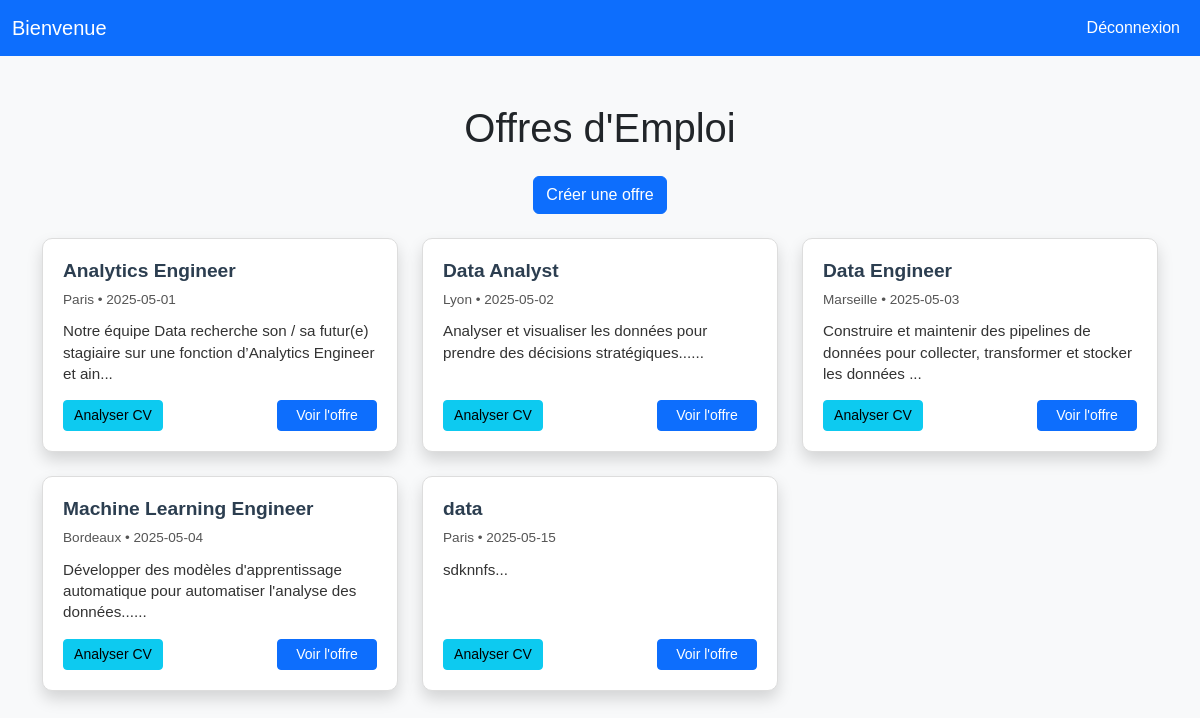
The app's page / (signed in) with its own data.
### app.py (models this page shows)
class OffreEmploi(db.Model):
    id = db.Column(db.Integer, primary_key=True)
    titre = db.Column(db.String(100), nullable=False)
    description = db.Column(db.String(500), nullable=False)
    localisation = db.Column(db.String(100), nullable=False)
    competences = db.Column(db.String(200), nullable=False)
    date_publication = db.Column(db.String(50), nullable=False)

### app.py (the view)
@app.route("/")
def home():
    offres = OffreEmploi.query.all()
    return render_template("home.html", offres=offres)

### app.py (called while the page is built)
@login_manager.user_loader
def load_user(user_id):
    return User.query.get(int(user_id))

### templates/home.html (shortened to what this page needs)
<!DOCTYPE html>
<html lang="fr">
<head>
    <link href="https://cdn.jsdelivr.net/npm/bootstrap@5.3.0/dist/css/bootstrap.min.css" rel="stylesheet">
    <link href="{{ url_for('static', filename='style.css') }}" rel="stylesheet">
</head>
<body class="bg-light">
    <nav class="navbar navbar-expand-lg navbar-dark bg-primary">
        <div class="container-fluid">
            <a class="navbar-brand" href="/">Bienvenue</a>
            <div class="collapse navbar-collapse">
                <ul class="navbar-nav ms-auto">
                    {% if current_user.is_authenticated %}
                        <li class="nav-item">
                            <a class="nav-link text-white" href="/logout">Déconnexion</a>
                        </li>
                    {% else %}
                        <li class="nav-item">
                            <a class="nav-link text-white" href="/login">Se connecter</a>
                        </li>
                    {% endif %}
                </ul>
            </div>
        </div>
    </nav>
    <div class="container mt-5">
        <h1 class="mb-4 text-center">Offres d'Emploi</h1>
        {% if current_user.is_authenticated and current_user.role == 'recruteur' %}
            <div class="text-center mb-4">
                <a href="/create" class="btn btn-primary">Créer une offre</a>
            </div>
        {% endif %}
        <div class="row">
            {% for offre in offres %}
                <div class="col-md-4 mb-4 d-flex">
                    <div class="card shadow w-100">
                        <div class="card-body d-flex flex-column justify-content-between">
                            <div>
                                <h5 class="card-title">{{ offre.titre }}</h5>
                                <p class="offre-subtext">{{ offre.localisation }} • {{ offre.date_publication }}</p>
                                <p class="card-text offre-description">{{ offre.description[:100] }}...</p>
                            </div>
                            <div class="d-flex justify-content-between mt-3">
                                {% if current_user.role == 'candidat' %}
                                    <a href="/postuler/{{ offre.id }}" class="btn btn-success btn-sm">Postuler</a>
                                {% elif current_user.role == 'recruteur' %}
                                    <a href="/analyze/{{ offre.id }}" class="btn btn-info btn-sm">Analyser CV</a>
                                {% endif %}
                                <a href="/offre/{{ offre.id }}" class="btn btn-primary btn-sm">Voir l'offre</a>
                            </div>
                        </div>
                    </div>
                </div>
            {% endfor %}
        </div>
    </div>
</body>
</html>

### static/style.css (style rules this page uses)
body { background-color: #f4f4f4; font-family: Arial, sans-serif; }
.card { width: 100%; height: 100%; box-shadow: 0 2px 6px rgba(0, 0, 0, 0.1); border-radius: 10px; border: 1px solid #ddd; background-color: #ffffff; display: flex; flex-direction: column; justify-content: space-between; }
.card-body { display: flex; flex-direction: column; justify-content: space-between; padding: 20px; }
.card-title { font-weight: 600; font-size: 1.2rem; color: #2c3e50; }
.offre-subtext { font-size: 0.85rem; color: #555; margin-bottom: 10px; }
.offre-description { font-size: 0.95rem; color: #333; line-height: 1.4; }
.card-body .btn { min-width: 100px; }
.card-body .d-flex .btn + .btn { margin-left: 10px; }
.row > .col-md-4 { display: flex; }

### records on screen
OffreEmploi: titre "Analytics Engineer", localisation "Paris", date_publication "2025-05-01", description "Notre équipe Data recherche son / sa futur(e) stagiaire sur une fonction d’Analytics Engineer et ain"
OffreEmploi: titre "Data Analyst", localisation "Lyon", date_publication "2025-05-02", description "Analyser et visualiser les données pour prendre des décisions stratégiques..."
OffreEmploi: titre "Data Engineer", localisation "Marseille", date_publication "2025-05-03", description "Construire et maintenir des pipelines de données pour collecter, transformer et stocker les données"
OffreEmploi: titre "Machine Learning Engineer", localisation "Bordeaux", date_publication "2025-05-04", description "Développer des modèles d'apprentissage automatique pour automatiser l'analyse des données..."
OffreEmploi: titre "data", localisation "Paris", date_publication "2025-05-15", description "sdknnfs"
